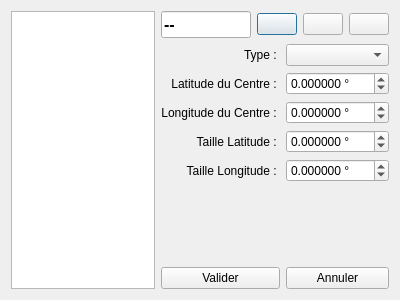
<?xml version="1.0" encoding="UTF-8"?>
<ui version="4.0">
 <class>ObstaclesWindow</class>
 <widget class="QDialog" name="ObstaclesWindow">
  <property name="geometry">
   <rect>
    <x>0</x>
    <y>0</y>
    <width>400</width>
    <height>300</height>
   </rect>
  </property>
  <property name="windowTitle">
   <string>Kirk Project - Gestion des Obstacles</string>
  </property>
  <property name="windowIcon">
   <iconset resource="../../res.qrc">
    <normaloff>:/files/Ressources/KirkProject.png</normaloff>:/files/Ressources/KirkProject.png</iconset>
  </property>
  <layout class="QGridLayout" name="gridLayout">
   <item row="0" column="0" rowspan="9">
    <widget class="QListWidget" name="listWidget"/>
   </item>
   <item row="0" column="1" colspan="2">
    <layout class="QHBoxLayout" name="horizontalLayout">
     <item>
      <widget class="QLineEdit" name="leID">
       <property name="font">
        <font>
         <pointsize>12</pointsize>
         <weight>75</weight>
         <bold>true</bold>
        </font>
       </property>
       <property name="text">
        <string>--</string>
       </property>
      </widget>
     </item>
     <item>
      <spacer name="horizontalSpacer">
       <property name="orientation">
        <enum>Qt::Horizontal</enum>
       </property>
       <property name="sizeHint" stdset="0">
        <size>
         <width>40</width>
         <height>20</height>
        </size>
       </property>
      </spacer>
     </item>
     <item>
      <widget class="QPushButton" name="pbNew">
       <property name="text">
        <string/>
       </property>
      </widget>
     </item>
     <item>
      <widget class="QPushButton" name="pbSave">
       <property name="text">
        <string/>
       </property>
      </widget>
     </item>
     <item>
      <widget class="QPushButton" name="pbDelete">
       <property name="text">
        <string/>
       </property>
      </widget>
     </item>
    </layout>
   </item>
   <item row="1" column="1">
    <widget class="QLabel" name="label_6">
     <property name="text">
      <string>Type : </string>
     </property>
     <property name="alignment">
      <set>Qt::AlignRight|Qt::AlignTrailing|Qt::AlignVCenter</set>
     </property>
    </widget>
   </item>
   <item row="1" column="2">
    <widget class="QComboBox" name="coType">
     <property name="currentIndex">
      <number>-1</number>
     </property>
    </widget>
   </item>
   <item row="2" column="1">
    <widget class="QLabel" name="label_2">
     <property name="text">
      <string>Latitude du Centre : </string>
     </property>
     <property name="alignment">
      <set>Qt::AlignRight|Qt::AlignTrailing|Qt::AlignVCenter</set>
     </property>
    </widget>
   </item>
   <item row="2" column="2">
    <widget class="QDoubleSpinBox" name="dspLatCent">
     <property name="wrapping">
      <bool>true</bool>
     </property>
     <property name="prefix">
      <string/>
     </property>
     <property name="suffix">
      <string> °</string>
     </property>
     <property name="decimals">
      <number>6</number>
     </property>
     <property name="minimum">
      <double>-85.000000000000000</double>
     </property>
     <property name="maximum">
      <double>85.000000000000000</double>
     </property>
    </widget>
   </item>
   <item row="3" column="1">
    <widget class="QLabel" name="label_3">
     <property name="text">
      <string>Longitude du Centre : </string>
     </property>
     <property name="alignment">
      <set>Qt::AlignRight|Qt::AlignTrailing|Qt::AlignVCenter</set>
     </property>
    </widget>
   </item>
   <item row="3" column="2">
    <widget class="QDoubleSpinBox" name="dspLonCent">
     <property name="wrapping">
      <bool>true</bool>
     </property>
     <property name="suffix">
      <string> °</string>
     </property>
     <property name="decimals">
      <number>6</number>
     </property>
     <property name="minimum">
      <double>-180.000000000000000</double>
     </property>
     <property name="maximum">
      <double>180.000000000000000</double>
     </property>
    </widget>
   </item>
   <item row="4" column="1">
    <widget class="QLabel" name="label_4">
     <property name="text">
      <string>Taille Latitude : </string>
     </property>
     <property name="alignment">
      <set>Qt::AlignRight|Qt::AlignTrailing|Qt::AlignVCenter</set>
     </property>
    </widget>
   </item>
   <item row="4" column="2">
    <widget class="QDoubleSpinBox" name="dspLatTail">
     <property name="wrapping">
      <bool>true</bool>
     </property>
     <property name="prefix">
      <string/>
     </property>
     <property name="suffix">
      <string> °</string>
     </property>
     <property name="decimals">
      <number>6</number>
     </property>
     <property name="minimum">
      <double>-85.000000000000000</double>
     </property>
     <property name="maximum">
      <double>85.000000000000000</double>
     </property>
    </widget>
   </item>
   <item row="5" column="1">
    <widget class="QLabel" name="label_5">
     <property name="text">
      <string>Taille Longitude : </string>
     </property>
     <property name="alignment">
      <set>Qt::AlignRight|Qt::AlignTrailing|Qt::AlignVCenter</set>
     </property>
    </widget>
   </item>
   <item row="5" column="2">
    <widget class="QDoubleSpinBox" name="dspLonTail">
     <property name="wrapping">
      <bool>true</bool>
     </property>
     <property name="suffix">
      <string> °</string>
     </property>
     <property name="decimals">
      <number>6</number>
     </property>
     <property name="minimum">
      <double>-180.000000000000000</double>
     </property>
     <property name="maximum">
      <double>180.000000000000000</double>
     </property>
    </widget>
   </item>
   <item row="6" column="1" colspan="2">
    <widget class="QLabel" name="lbInfos">
     <property name="text">
      <string/>
     </property>
    </widget>
   </item>
   <item row="7" column="1" colspan="2">
    <spacer name="verticalSpacer">
     <property name="orientation">
      <enum>Qt::Vertical</enum>
     </property>
     <property name="sizeHint" stdset="0">
      <size>
       <width>20</width>
       <height>40</height>
      </size>
     </property>
    </spacer>
   </item>
   <item row="8" column="1">
    <widget class="QPushButton" name="pbValider">
     <property name="text">
      <string>Valider</string>
     </property>
    </widget>
   </item>
   <item row="8" column="2">
    <widget class="QPushButton" name="pbAnnuler">
     <property name="text">
      <string>Annuler</string>
     </property>
    </widget>
   </item>
  </layout>
 </widget>
 <resources>
  <include location="../../res.qrc"/>
 </resources>
 <connections/>
</ui>
